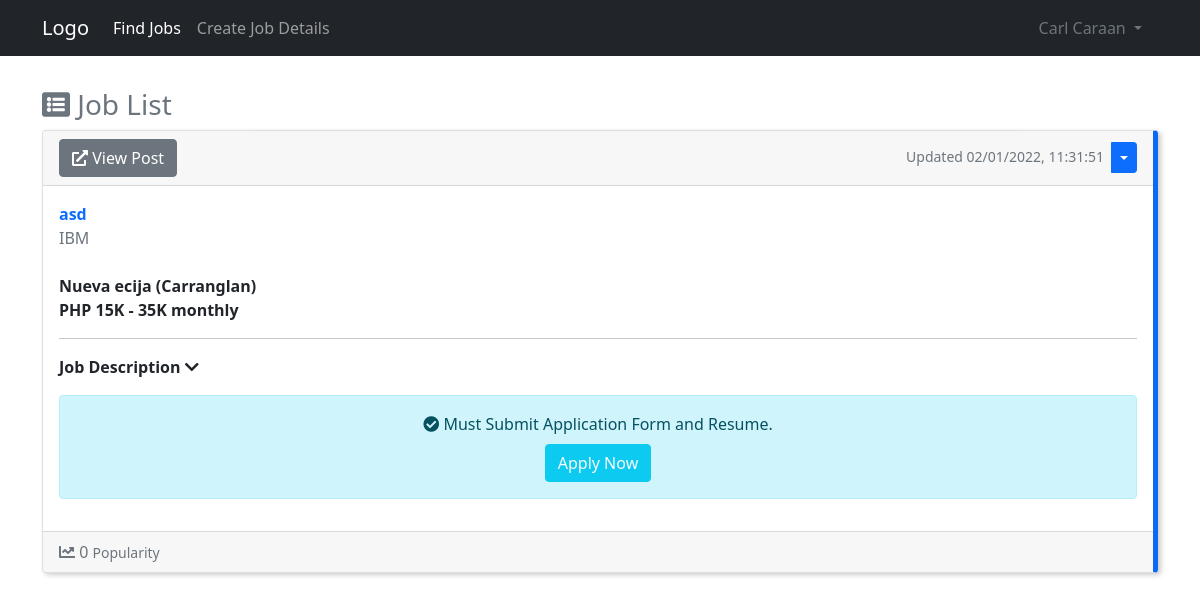
Screenshot of /home (signed in) with the database file from the repository.
### website/models.py (models this page shows)
class User(db.Model, UserMixin):
    id = db.Column(db.Integer, primary_key=True)
    email = db.Column(db.String(150), unique=True)
    username = db.Column(db.String(150), unique=True)
    firstname = db.Column(db.String(150))
    lastname = db.Column(db.String(150))
    company = db.Column(db.String(150))
    password = db.Column(db.String(150))
    usertype = db.Column(db.String(10))
    date_created = db.Column(db.DateTime(timezone=True), default=func.now())
    posts = db.relationship('Post', backref='user', passive_deletes="True")
    likes = db.relationship('Like', backref='user', passive_deletes="True")

class Post(db.Model):
    id = db.Column(db.Integer, primary_key=True)
    title = db.Column(db.Text, nullable=False)
    text = db.Column(db.Text, nullable=False)
    date_created = db.Column(db.DateTime, default=datetime.now())
    date_updated = db.Column(db.DateTime(
        timezone=True), onupdate=datetime.now())
    author = db.Column(db.Integer, db.ForeignKey(
        'user.id', ondelete="CASCADE"), nullable="False")
    likes = db.relationship('Like', backref='post', passive_deletes="True")
    location = db.Column(db.Text, nullable=False)
    location1 = db.Column(db.Text, nullable=False)
    salary = db.Column(db.Text, nullable=True)
    salary1 = db.Column(db.Text, nullable=True)
    level = db.Column(db.Text, nullable=False)
    experience = db.Column(db.Text, nullable=False)
    specialization = db.Column(db.Text, nullable=False)
    qualification = db.Column(db.Text, nullable=True)
    qualification1 = db.Column(db.Text, nullable=True)
    qualification2 = db.Column(db.Text, nullable=True)
    qualification3 = db.Column(db.Text, nullable=True)
    qualification4 = db.Column(db.Text, nullable=True)
    jobtype = db.Column(db.Text, nullable=False)

### website/views.py (the view)
@views.route("/home")
@login_required
def home():
    posts = Post.query.order_by(Post.date_created.desc())
    return render_template("user/home.html", user=current_user, posts=posts)

### website/__init__.py (called while the page is built)
def create_app():
    app = Flask(__name__)
    app.config['SECRET_KEY'] = "helloworld"
    app.config['SQLALCHEMY_DATABASE_URI'] = f'sqlite:///{DB_NAME}'
    app.config['SQLALCHEMY_TRACK_MODIFICATIONS'] = True
    db.init_app(app)
    from .views import views
    from .auth import auth
    app.register_blueprint(views, url_prefix="/")
    app.register_blueprint(auth, url_prefix="/")
    from .models import User, Post
    create_database(app)
    login_manager = LoginManager()
    login_manager.login_view = "auth.login"
    login_manager.init_app(app)
    @login_manager.user_loader
    def load_user(id):
        return User.query.get(int(id))
    return app

### website/templates/user/home.html (shortened to what this page needs)
{% extends "user/posts_div.html" %}

### website/templates/user/posts_div.html (shortened to what this page needs)
{% extends "user/base.html" %}
{% set active_page = "view_post" %}
{% block content %}
<h3 class="text-muted mt-3">{% block header %}<i class="fas fa-list-alt"></i> Job List{% endblock %}</h3>
<div id="posts">
    {% if posts.all()|length > 0 %}
    {% for post in posts %}
    <div class="card mb-3" id="post_container">
        <div class="card-header d-flex justify-content-between align-items-center">
            <a href="/post/{{ post.id }}" class="btn btn-secondary"><i class="fas fa-external-link-alt"></i> View
                Post</a>
            {% if user.id == post.author %}
            <div class="btn-group">
                <small class="text-muted mt-1 me-2">
                    {% if post.date_updated == None %}
                    Posted {{ post.date_created.strftime("%m/%d/%Y, %H:%M:%S") }}
                    {% else %}
                    Updated {{ post.date_updated.strftime("%m/%d/%Y, %H:%M:%S") }}
                    {% endif %}
                </small>
                <button type="button" class="btn btn-sm btn-primary dropdown-toggle" data-bs-toggle="dropdown"></button>
            </div>
            {% endif %}
        </div>
        <div class="card-body">
            <span class="text-primary fw-bold">
                {{ post.title }}
            </span><br>
            <a class="text-secondary text-decoration-none" href="/posts/{{ post.user.company }}">{{ post.user.company
                }}</a><br><br>
            <span class="fw-bold">{{ post.location.capitalize() }} ({{ post.location1.capitalize() }})</span><br>
            {% if post.salary == "0" and post.salary1 == "0" %}
            {% else %}
                <span class="fw-bold">PHP {{ post.salary }}K - {{ post.salary1 }}K monthly</span>
            {% endif %}
            <hr>
            <p class="fw-bold" data-bs-toggle="collapse" href="#collapseExample{{ post.id }}" role="button"
                aria-expanded="false" aria-controls="collapseExample">
                Job Description <i class="fas fa-chevron-down"></i>
            </p>
            <div class="alert alert-info text-center">
                <i class="fas fa-check-circle"></i>
                Must Submit Application Form and Resume.<br>
                <button class="btn btn-info mt-2">
                    <a class="text-light text-decoration-none" href="mailto:{{ post.user.email }}">Apply Now</a>
                </button>
            </div>
        </div>
        <div class="card-footer text-muted">
            {% if user.id in post.likes|map(attribute="author")|list %}
            <i class="fas fa-chart-line text-primary" id="like-button-{{ post.id }}" onclick="like({{ post.id }})"></i>
            {% else %}
            <i class="fas fa-chart-line" id="like-button-{{ post.id }}" onclick="like({{ post.id }})"></i>
            {% endif %}
            <span id="likes-count-{{ post.id }}">{{ post.likes|length }}</span> <small>Popularity</small>
        </div>
    </div>
    {% endfor %}
    {% else %}
    <div align="center">
        <img src="{{ url_for('static',filename='user/img/search.png') }}" width="450" alt=""><br>
        <h4 class="text-muted">No Job Listed.</h4>
    </div>
    {% endif %}
</div>
{% endblock %}

### website/templates/user/base.html (shortened to what this page needs)
<!DOCTYPE html>
<html lang="en">
<head>
    <link href="https://cdn.jsdelivr.net/npm/bootstrap@5.1.3/dist/css/bootstrap.min.css" rel="stylesheet">
    <link rel="stylesheet" href="https://use.fontawesome.com/releases/v5.15.4/css/all.css">
    <link rel="stylesheet" href="https://cdnjs.cloudflare.com/ajax/libs/trix/1.3.1/trix.css">
    <link rel="stylesheet" href="{{ url_for('static',filename='user/css/style.css') }}">
    <link rel="stylesheet" href="{{ url_for('static',filename='user/css/salary.scss') }}">
    <link rel="stylesheet" href="{{ url_for('static',filename='user/css/slider.css') }}">
</head>
<body>
    <nav class="navbar navbar-expand-lg navbar-dark bg-dark">
        <div class="container">
            <a class="navbar-brand" href="/home">Logo</a>
            <div class="collapse navbar-collapse" id="navbarSupportedContent">
                <ul class="navbar-nav me-auto mb-2 mb-lg-0">
                    <li class="nav-item">
                        <a href="/home" class="nav-item nav-link {{ 'active' if active_page == 'view_post' else '' }}">Find Jobs</a>
                    </li>
                    <li class="nav-item">
                        {% if user.is_authenticated %}
                        <a class="nav-item nav-link {{ 'active' if active_page == 'add_post' else '' }}" href="/create-post">Create Job Details</a>
                    </li>
                    {% endif %}
                </ul>
                <li class="d-flex nav-item dropdown">
                    <a class="nav-link text-secondary dropdown-toggle ps-0 {{ 'text-white' if active_page == 'edit_password' or active_page == 'edit_profile' or active_page == 'view_profile' else '' }}" href="#" id="navbarDropdown" role="button"
                        data-bs-toggle="dropdown" aria-expanded="false">
                        {{ current_user.firstname }}
                        {{ current_user.lastname }}
                    </a>
                </li>
            </div>
        </div>
    </nav>
    <div class="container pt-3">
        {% block content %}{% endblock %}
    </div>
</body>
</html>

### website/static/user/css/style.css (style rules this page uses)
#post_container { border-right: 5px solid#0c69f2; box-shadow: 3px 2px 5px 0px rgba(0,0,0,0.2); -webkit-box-shadow: 3px 2px 5px 0px rgba(0,0,0,0.2); -moz-box-shadow: 3px 2px 5px 0px rgba(0,0,0,0.2); }

### rows the page displays
User: firstname "Carl", lastname "Caraan"
Post: date_updated "02/01/2022, 11:31:51", title "asd", user.company "IBM", location "Nueva ecija", location1 "Carranglan", salary "15", salary1 "35", likes|length "0"
